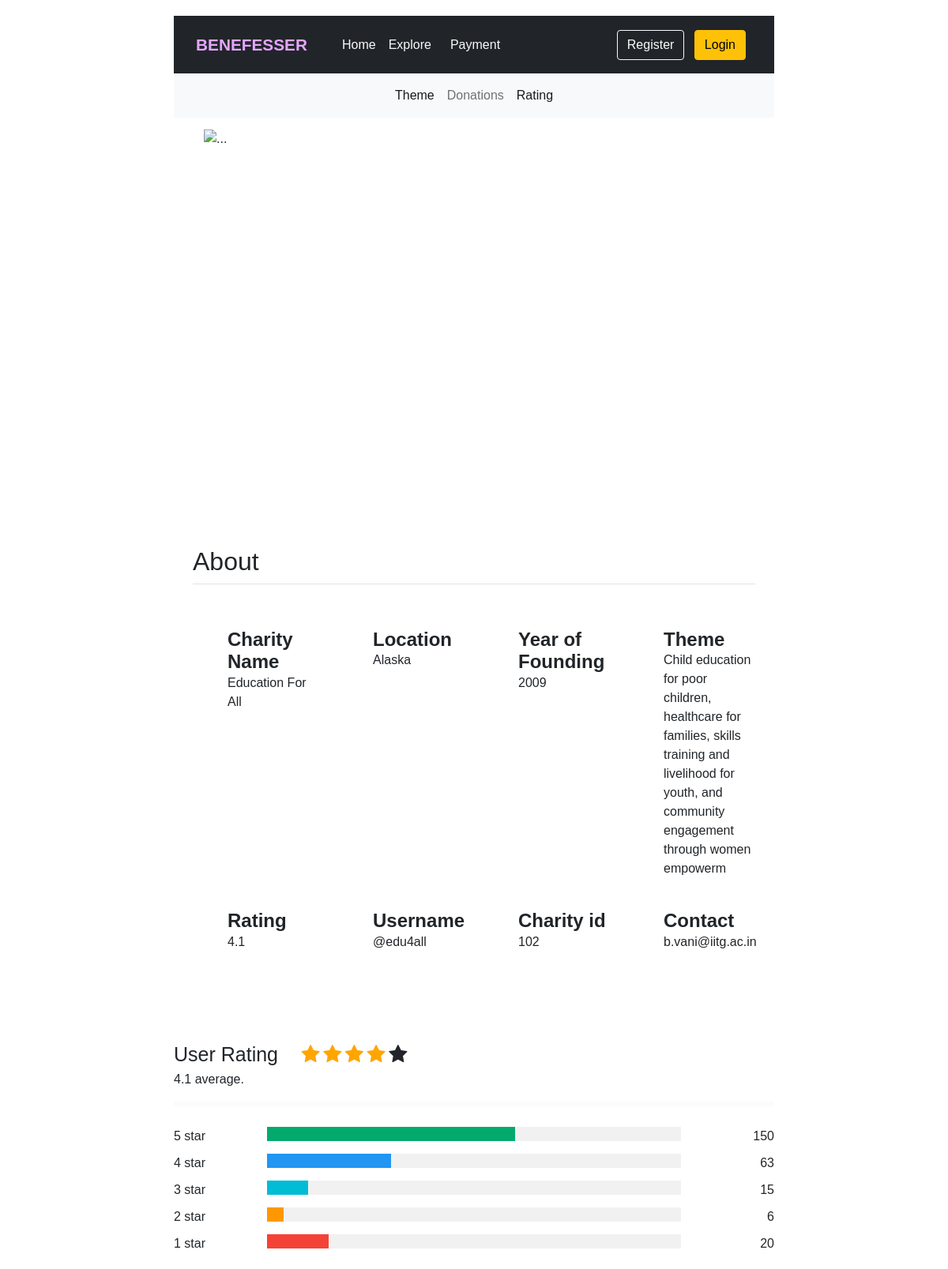
The page /charity/edu4all/ on the database its author committed.
### explore/models.py (models this page shows, shortened)
class Charity(AbstractBaseUser):
    name = models.CharField(max_length=250)
    location = models.CharField(max_length=50)
    year = models.CharField(max_length=4)
    charity_theme = models.CharField(max_length=250)
    rating = models.DecimalField(max_digits=2, decimal_places=1)
    pic_link = models.CharField(max_length=1000)
    charity_id = models.CharField(max_length=7, )
    certificate = models.ImageField(upload_to="media", blank=True)
    username = models.CharField(max_length=100,primary_key=True)
    identifier = models.CharField(max_length=40)
    USERNAME_FIELD = 'identifier'
    email = models.EmailField()
    password1 = models.CharField(max_length=200)
    password2 = models.CharField(max_length=200)
    status = models.IntegerField(default=0)

### explore/views.py (the view)
# urls.py: re_path(r'^charity/(?P<username>\w+)/$',  views.detail, name='detailedpage' ),
def detail(request, username):
    the_user = get_object_or_404(Charity, username=username)
    return render(request, 'Charity_HomePage.html', {'the_user': the_user,})

### templates/Charity_HomePage.html (shortened to what this page needs)
<!doctype html>
<html lang="en">
  <head>
    <link href="https://cdn.jsdelivr.net/npm/bootstrap@5.1.3/dist/css/bootstrap.min.css" rel="stylesheet">
    <link rel="stylesheet" href="https://cdnjs.cloudflare.com/ajax/libs/font-awesome/4.7.0/css/font-awesome.min.css">
  </head>
  <body>
    {% load static %}
    <header class="p-3 bg-dark text-white">
        <div class="container">
            <div class="d-flex flex-wrap align-items-center justify-content-center justify-content-lg-start">
                <a class="navbar-brand" style="color:#E5A5FF; font-size:1.3rem; font-weight:bold;" href="#">BENEFESSER</a>
                <ul class="nav col-12 col-lg-auto me-lg-auto mb-1 justify-content-center mb-md-0">
                    <li><a href="/" class="nav-link ms-4 px-1 link-light">Home</a></li>
                    <li><a href="/explore" class="nav-link mx-2 px-1 link-light">Explore</a></li>
                    <li><a href="#" class="nav-link mx-2 px-1 link-light">Payment</a></li>
                </ul>
                <div class="text-end">
                    {% if user.is_authenticated or userc.is_authenticated %}
                    <button type="button" class="btn btn-outline-light me-2" onclick="location.href='/profile'">
                        <svg xmlns="http://www.w3.org/2000/svg" width="18" height="18" fill="currentColor" class="bi bi-person-fill" viewBox="1.2 1.2 16 16">
                            <path d="M3 14s-1 0-1-1 1-4 6-4 6 3 6 4-1 1-1 1H3zm5-6a3 3 0 1 0 0-6 3 3 0 0 0 0 6z"/>
                        </svg>
                        Profile
                    </button>
                    <button type="button" class="btn btn-outline-light me-2" onclick="location.href='logout'">Logout
                    </button>
                    {% else %}
                    <button type="button" class="btn btn-outline-light me-2" onclick="location.href='/UserRegistration'">
                        Register
                    </button>
                    <button type="button" class="btn btn-warning me-2" onclick="location.href='/login'">Login</button>
                    {% endif %}
                </div>
            </div>
        </div>
    </header>
    <nav class="navbar navbar-expand-lg navbar-light bg-light">
        <div class="container-fluid">
          <div class="collapse navbar-collapse" id="navbarSupportedContent">
            <ul class="navbar-nav me-auto mb-2 mb-lg-0">
              <li class="nav-item">
                <a class="nav-link active" aria-current="page" href="#about">Theme</a>
              </li>
              <li class="nav-item">
                <a class="nav-link" href="#">Donations</a>
              </li>
              <li class="nav-item">
                <a class="nav-link active" href="#rating">Rating</a>
              </li>
            </ul>
          </div>
        </div>
      </nav>
    <div>
        <div id="carouselExampleIndicators" class="carousel slide" data-bs-ride="carousel">
            <div class="carousel-indicators">
                <button type="button" data-bs-target="#carouselExampleIndicators" data-bs-slide-to="0" class="active"
                        aria-current="true" aria-label="Slide 1"></button>
                <button type="button" data-bs-target="#carouselExampleIndicators" data-bs-slide-to="1"
                        aria-label="Slide 2"></button>
                <button type="button" data-bs-target="#carouselExampleIndicators" data-bs-slide-to="2"
                        aria-label="Slide 3"></button>
            </div>
            <div class="carousel-inner">
                <div class="carousel-item active">
                    <img src="https://www.gatesfoundation.org/-/media/gfo/2home/home_ourstory_pga1287486_fc235844_585x468.jpg?w=585&hash=4410248ED703E617CB424A799219823E"
                         class="d-block " style="height:480px; width:90%; margin:auto; margin-top:15px;" alt="...">
                </div>
            </div>
            <button class="carousel-control-prev" type="button" data-bs-target="#carouselExampleIndicators"
                    data-bs-slide="prev">
                <span class="carousel-control-prev-icon" aria-hidden="true"></span>
            </button>
            <button class="carousel-control-next" type="button" data-bs-target="#carouselExampleIndicators"
                    data-bs-slide="next">
                <span class="carousel-control-next-icon" aria-hidden="true"></span>
            </button>
        </div>
    </div>
      <div class="container px-4 py-5" id="icon-grid">
        <h2 class="pb-2 border-bottom" id="about">About</h2>
        <div class="row row-cols-1 row-cols-sm-2 row-cols-md-3 row-cols-lg-4 g-4 py-5">
          <div class="col d-flex align-items-start">
            <svg class="bi text-muted flex-shrink-0 me-3" width="1.75em" height="1.75em"><use xlink:href="#bootstrap"/></svg>
            <div>
              <h4 class="fw-bold mb-0">Charity Name</h4>
              <p>{{the_user.name}}</p>
            </div>
          </div>
          <div class="col d-flex align-items-start">
            <svg class="bi text-muted flex-shrink-0 me-3" width="1.75em" height="1.75em"><use xlink:href="#cpu-fill"/></svg>
            <div>
              <h4 class="fw-bold mb-0">Location</h4>
              <p>{{the_user.location}}</p>
            </div>
          </div>
          <div class="col d-flex align-items-start">
            <svg class="bi text-muted flex-shrink-0 me-3" width="1.75em" height="1.75em"><use xlink:href="#calendar3"/></svg>
            <div>
              <h4 class="fw-bold mb-0">Year of Founding</h4>
              <p>{{the_user.year}}</p>
            </div>
          </div>
          <div class="col d-flex align-items-start">
            <svg class="bi text-muted flex-shrink-0 me-3" width="1.75em" height="1.75em"><use xlink:href="#home"/></svg>
            <div>
              <h4 class="fw-bold mb-0">Theme</h4>
              <p>{{the_user.charity_theme}}</p>
            </div>
          </div>
          <div class="col d-flex align-items-start">
            <svg class="bi text-muted flex-shrink-0 me-3" width="1.75em" height="1.75em"><use xlink:href="#speedometer2"/></svg>
            <div>
              <h4 class="fw-bold mb-0">Rating</h4>
              <p>{{the_user.rating}}</p>
            </div>
          </div>
          <div class="col d-flex align-items-start">
            <svg class="bi text-muted flex-shrink-0 me-3" width="1.75em" height="1.75em"><use xlink:href="#toggles2"/></svg>
            <div>
              <h4 class="fw-bold mb-0">Username</h4>
              <p>@{{the_user.username}}</p>
            </div>
          </div>
          <div class="col d-flex align-items-start">
            <svg class="bi text-muted flex-shrink-0 me-3" width="1.75em" height="1.75em"><use xlink:href="#geo-fill"/></svg>
            <div>
              <h4 class="fw-bold mb-0">Charity id</h4>
              <p>{{the_user.charity_id}}</p>
            </div>
          </div>
          <div class="col d-flex align-items-start">
            <svg class="bi text-muted flex-shrink-0 me-3" width="1.75em" height="1.75em"><use xlink:href="#tools"/></svg>
            <div>
              <h4 class="fw-bold mb-0">Contact</h4>
              <p>{{the_user.email}}</p>
            </div>
          </div>
        </div>
      </div>
      <span class="heading" id = "rating">User Rating</span>
<span class="fa fa-star checked"></span>
<span class="fa fa-star checked"></span>
<span class="fa fa-star checked"></span>
<span class="fa fa-star checked"></span>
<span class="fa fa-star"></span>
<p>{{the_user.rating}} average.</p>
<hr style="border:3px solid #f1f1f1">
<div class="row">
  <div class="side">
    <div>5 star</div>
  </div>
  <div class="middle">
    <div class="bar-container">
      <div class="bar-5"></div>
    </div>
  </div>
  <div class="side right">
    <div>150</div>
  </div>
  <div class="side">
    <div>4 star</div>
  </div>
  <div class="middle">
    <div class="bar-container">
      <div class="bar-4"></div>
    </div>
  </div>
  <div class="side right">
    <div>63</div>
  </div>
  <div class="side">
    <div>3 star</div>
  </div>
  <div class="middle">
    <div class="bar-container">
      <div class="bar-3"></div>
    </div>
  </div>
  <div class="side right">
    <div>15</div>
  </div>
  <div class="side">
    <div>2 star</div>
  </div>
  <div class="middle">
    <div class="bar-container">
      <div class="bar-2"></div>
    </div>
  </div>
  <div class="side right">
    <div>6</div>
  </div>
  <div class="side">
    <div>1 star</div>
  </div>
  <div class="middle">
    <div class="bar-container">
      <div class="bar-1"></div>
    </div>
  </div>
  <div class="side right">
    <div>20</div>
  </div>
</div>
  </body>
</html>

### templates/Charity_HomePage.html (style rules this page uses)
* { box-sizing: border-box; }
body { font-family: Arial; margin: 0 auto; max-width: 800px; padding: 20px; }
.heading { font-size: 25px; margin-right: 25px; }
.fa { font-size: 25px; }
.checked { color: orange; }
.side { float: left; width: 15%; margin-top: 10px; }
.middle { float: left; width: 70%; margin-top: 10px; }
.right { text-align: right; }
.row:after { content: ""; display: table; clear: both; }
.bar-container { width: 100%; background-color: #f1f1f1; text-align: center; color: white; }
.bar-5 { width: 60%; height: 18px; background-color: #04AA6D; }
.bar-4 { width: 30%; height: 18px; background-color: #2196F3; }
.bar-3 { width: 10%; height: 18px; background-color: #00bcd4; }
.bar-2 { width: 4%; height: 18px; background-color: #ff9800; }
.bar-1 { width: 15%; height: 18px; background-color: #f44336; }

### rows shown on the page
Charity: name "Education For All", location "Alaska", year "2009", charity_theme "Child education for poor children, healthcare for families, skills training and livelihood for youth, and community engagement through women empowerm", rating "4.1", username "edu4all", charity_id "102", email "b.vani@iitg.ac.in"
